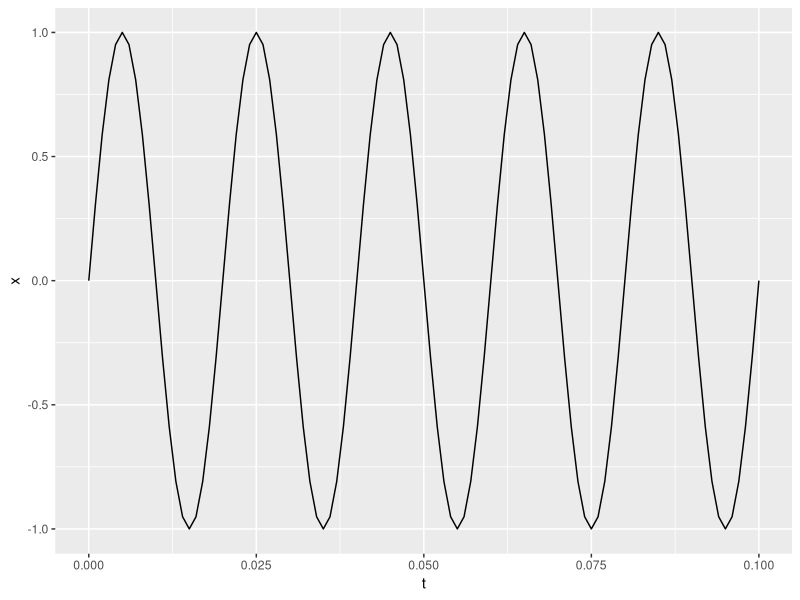
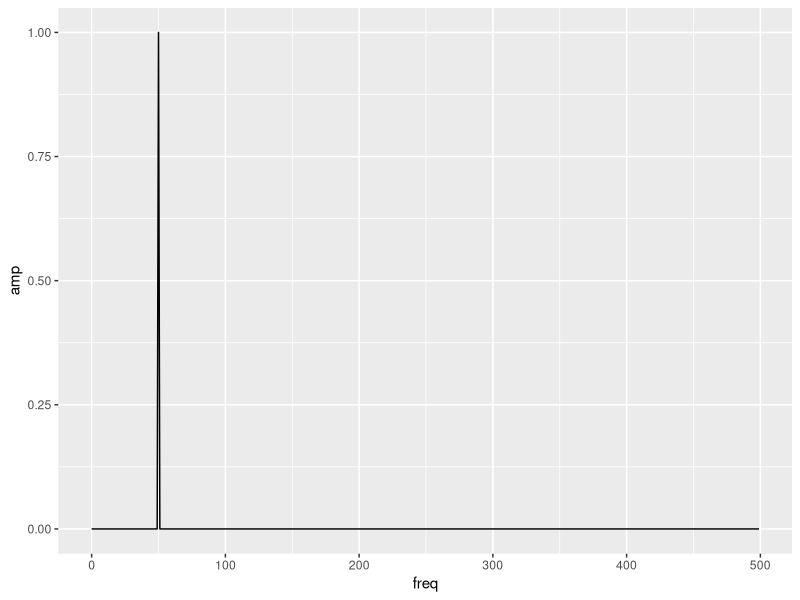

Generate these figures, in order, with R:
# Fast Fourier Transform
library(tidyverse)
Fs <- 1000 # sample frequentie (hier 1 kHz)
Ts <- 1/Fs # sample periode (hier 1 msec)
L <- 1000 # lengte van het tijdssignaal als veelvoud van Ts (hier 1 sec)
t <- c(0 : (L-1)*Ts) # tijdsverloop
F0 <- 50 # frequentie van het tijdssignaal
x <- sin(2*pi*F0*t) # tijdssignaal
signal <- data.frame(t,x)
signal %>% filter(t<=0.1) %>% ggplot() + geom_line(aes(t,x))
# Berekening van het double sided en single sided spectrum
z <- fft(x)
P2 <- abs(z/L)
P1 <- P2[1:((L/2)+1)]
P1[2:(length(P1)-1)] <- 2*P1[2:(length(P1)-1)]
freq <- seq(0, (Fs/2)-(Fs/L), Fs/L)
freqspec <- data.frame(freq=freq,amp=P1[1:(L/2)])
ggplot(data=freqspec) + geom_line(aes(freq,amp))
